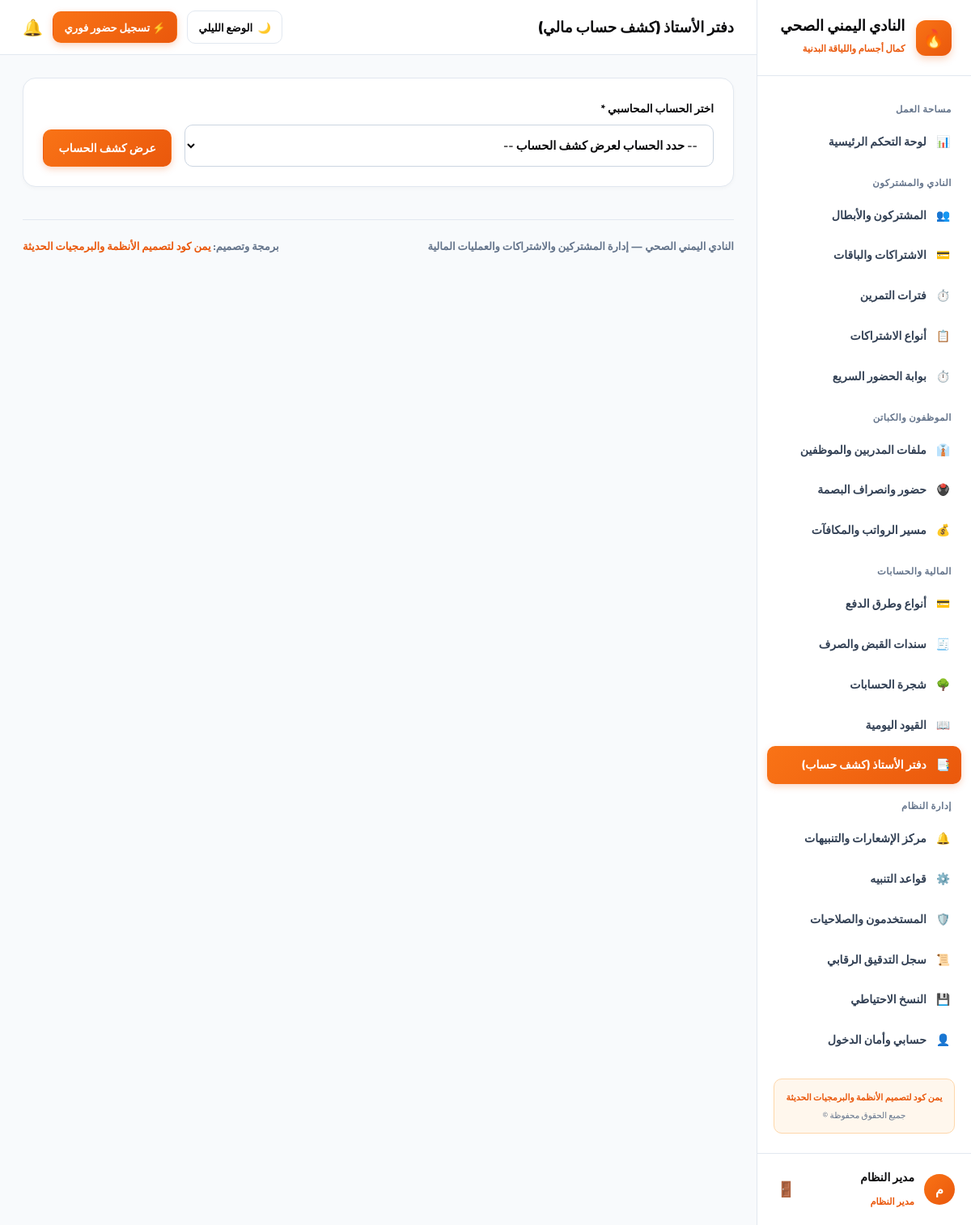
The page /accounting/ledger (signed in) on the database its author committed.
### app/models.py (models this page shows, shortened)
class User(UserMixin, db.Model):
    __tablename__ = "users"
    id = db.Column(db.Integer, primary_key=True)
    username = db.Column(db.String(80), unique=True, nullable=False)
    password_hash = db.Column(db.String(255), nullable=False)
    full_name = db.Column(db.String(120), nullable=False)
    role_name = db.Column(db.String(50), default="مدير النظام")
    is_active = db.Column(db.Boolean, default=True)
    created_at = db.Column(db.DateTime, default=datetime.utcnow)

### app/routes/accounting.py (the view)
@accounting_bp.route("/ledger", methods=["GET"])
@login_required
def ledger():
    account_id = request.args.get("account_id")
    postable_accounts = Account.query.filter_by(is_postable=True).order_by(Account.code.asc()).all()
    selected_account = None
    lines = []
    if account_id and account_id.isdigit():
        selected_account = Account.query.get(int(account_id))
        if selected_account:
            lines = JournalEntryLine.query.filter_by(account_id=selected_account.id).join(JournalEntry).order_by(JournalEntry.entry_date.asc(), JournalEntryLine.id.asc()).all()
    total_debit = sum(l.debit for l in lines)
    total_credit = sum(l.credit for l in lines)
    net_balance = total_debit - total_credit
    return render_template(
        "accounting/ledger.html",
        accounts=postable_accounts,
        selected_account=selected_account,
        lines=lines,
        total_debit=total_debit,
        total_credit=total_credit,
        net_balance=net_balance
    )

### app/templates/accounting/ledger.html (shortened to what this page needs)
{% extends "base.html" %}
{% block header_title %}دفتر الأستاذ (كشف حساب مالي){% endblock %}
{% block content %}
<div class="card">
  <form method="GET" action="{{ url_for('accounting.ledger') }}" style="display: flex; gap: 1rem; align-items: flex-end; flex-wrap: wrap;">
    <div style="flex: 1; min-width: 250px;">
      <label class="form-label">اختر الحساب المحاسبي *</label>
      <select name="account_id" class="form-control" required onchange="this.form.submit()">
        <option value="">-- حدد الحساب لعرض كشف الحساب --</option>
      </select>
    </div>
    <button type="submit" class="btn btn-primary">عرض كشف الحساب</button>
  </form>
</div>
{% endblock %}

### app/templates/base.html (shortened to what this page needs)
<!doctype html>
<html lang="ar" dir="rtl" data-theme="light">
<head>
  <link rel="stylesheet" href="{{ url_for('static', filename='css/theme-iron.css') }}">
</head>
<body>
  <div class="layout-root">
    <aside class="sidebar">
      <a href="{{ url_for('dashboard.index') }}" class="sidebar-brand">
        <div class="brand-icon">🔥</div>
        <div>
          <strong style="font-size: 1.15rem; display: block; line-height: 1.25; font-weight: 900;">النادي اليمني الصحي</strong>
          <span style="font-size: 0.72rem; color: var(--primary); font-weight: 800;">كمال أجسام واللياقة البدنية</span>
        </div>
      </a>
      <div class="sidebar-nav">
        <div class="nav-group-title">مساحة العمل</div>
        <a href="{{ url_for('dashboard.index') }}" class="nav-link {% if request.path == '/dashboard/' %}active{% endif %}">
          <span>📊</span>
          <span>لوحة التحكم الرئيسية</span>
        </a>
        <div class="nav-group-title">النادي والمشتركون</div>
        <a href="{{ url_for('members.index') }}" class="nav-link {% if '/members' in request.path %}active{% endif %}">
          <span>👥</span>
          <span>المشتركون والأبطال</span>
        </a>
        <a href="{{ url_for('subscriptions.index') }}" class="nav-link {% if request.path == '/subscriptions/' %}active{% endif %}">
          <span>💳</span>
          <span>الاشتراكات والباقات</span>
        </a>
        <a href="{{ url_for('shifts.index') }}" class="nav-link {% if '/shifts' in request.path %}active{% endif %}">
          <span>⏱️</span>
          <span>فترات التمرين</span>
        </a>
        <a href="{{ url_for('subscriptions.plans') }}" class="nav-link {% if '/subscriptions/plans' in request.path %}active{% endif %}">
          <span>📋</span>
          <span>أنواع الاشتراكات</span>
        </a>
        <a href="{{ url_for('attendance.index') }}" class="nav-link {% if '/member-attendance' in request.path %}active{% endif %}">
          <span>⏱️</span>
          <span>بوابة الحضور السريع</span>
        </a>
        <div class="nav-group-title">الموظفون والكباتن</div>
        <a href="{{ url_for('employees.index') }}" class="nav-link {% if request.path == '/employees/' %}active{% endif %}">
          <span>👔</span>
          <span>ملفات المدربين والموظفين</span>
        </a>
        <a href="{{ url_for('employees.attendance') }}" class="nav-link {% if '/employees/attendance' in request.path %}active{% endif %}">
          <span>🖲️</span>
          <span>حضور وانصراف البصمة</span>
        </a>
        <a href="{{ url_for('employees.payroll') }}" class="nav-link {% if '/employees/payroll' in request.path %}active{% endif %}">
          <span>💰</span>
          <span>مسير الرواتب والمكافآت</span>
        </a>
        <div class="nav-group-title">المالية والحسابات</div>
        <a href="{{ url_for('payments.methods') }}" class="nav-link {% if '/payments/methods' in request.path %}active{% endif %}">
          <span>💳</span>
          <span>أنواع وطرق الدفع</span>
        </a>
        <a href="{{ url_for('accounting.vouchers') }}" class="nav-link {% if '/accounting/vouchers' in request.path %}active{% endif %}">
          <span>🧾</span>
          <span>سندات القبض والصرف</span>
        </a>
        <a href="{{ url_for('accounting.accounts') }}" class="nav-link {% if '/accounting/accounts' in request.path %}active{% endif %}">
          <span>🌳</span>
          <span>شجرة الحسابات</span>
        </a>
        <a href="{{ url_for('accounting.journal') }}" class="nav-link {% if '/accounting/journal' in request.path %}active{% endif %}">
          <span>📖</span>
          <span>القيود اليومية</span>
        </a>
        <a href="{{ url_for('accounting.ledger') }}" class="nav-link {% if '/accounting/ledger' in request.path %}active{% endif %}">
          <span>📑</span>
          <span>دفتر الأستاذ (كشف حساب)</span>
        </a>
        <div class="nav-group-title">إدارة النظام</div>
        <a href="{{ url_for('notifications.index') }}" class="nav-link {% if request.path == '/notifications/' %}active{% endif %}">
          <span>🔔</span>
          <span>مركز الإشعارات والتنبيهات</span>
        </a>
        <a href="{{ url_for('notifications.rules') }}" class="nav-link {% if '/notifications/rules' in request.path %}active{% endif %}">
          <span>⚙️</span>
          <span>قواعد التنبيه</span>
        </a>
        <a href="{{ url_for('auth.users') }}" class="nav-link {% if '/auth/users' in request.path %}active{% endif %}">
          <span>🛡️</span>
          <span>المستخدمون والصلاحيات</span>
        </a>
        <a href="{{ url_for('system.audit') }}" class="nav-link {% if '/system/audit' in request.path %}active{% endif %}">
          <span>📜</span>
          <span>سجل التدقيق الرقابي</span>
        </a>
        <a href="{{ url_for('system.backup') }}" class="nav-link {% if '/system/backup' in request.path %}active{% endif %}">
          <span>💾</span>
          <span>النسخ الاحتياطي</span>
        </a>
        <a href="{{ url_for('auth.profile') }}" class="nav-link {% if '/auth/profile' in request.path %}active{% endif %}">
          <span>👤</span>
          <span>حسابي وأمان الدخول</span>
        </a>
        <div style="margin: 1.5rem 0.5rem 0.5rem 0.5rem; padding: 0.75rem; background: var(--badge-fire-bg); border: 1px solid var(--badge-fire-border); border-radius: 10px; text-align: center;">
          <span style="display: block; font-size: 0.68rem; font-weight: 800; color: var(--primary);">يمن كود لتصميم الأنظمة والبرمجيات الحديثة</span>
          <span style="display: block; font-size: 0.65rem; color: var(--text-caption); margin-top: 2px;">جميع الحقوق محفوظة ©</span>
        </div>
      </div>
      <div class="sidebar-user">
        <div class="user-info">
          <div class="user-avatar">{{ current_user.full_name[0] if current_user.is_authenticated else 'م' }}</div>
          <div>
            <strong style="font-size: 0.88rem; display: block; font-weight: 900;">{{ current_user.full_name if current_user.is_authenticated else 'مستخدم' }}</strong>
            <span style="font-size: 0.72rem; color: var(--primary); font-weight: 800;">{{ current_user.role_name if current_user.is_authenticated else 'مدير النادي' }}</span>
          </div>
        </div>
        <form method="POST" action="{{ url_for('auth.logout') }}">
          <button type="submit" title="تسجيل الخروج" style="background: none; border: none; cursor: pointer; color: var(--text-caption); font-size: 1.15rem; padding: 4px;">
            🚪
          </button>
        </form>
      </div>
    </aside>
    <div class="main-wrapper">
      <header class="topbar">
        <div>
          <h1 style="font-size: 1.15rem; margin: 0; font-weight: 900; color: var(--text-main);">
            {% block header_title %}النادي اليمني الصحي · نظام إدارة الصالة والأنشطة الرياضية{% endblock %}
          </h1>
        </div>
        <div style="display: flex; align-items: center; gap: 0.75rem;">
          <button type="button" class="theme-switch-btn" id="themeToggleBtn" onclick="toggleTheme()" title="التبديل بين الوضع الليلي والنهاري">
            <span id="themeBtnIcon">🌙</span>
            <span id="themeBtnText">الوضع الليلي</span>
          </button>
          <a href="{{ url_for('attendance.index') }}" class="btn btn-primary" style="font-size: 0.82rem; padding: 0.4rem 0.85rem;">
            ⚡ تسجيل حضور فوري
          </a>
          <a href="{{ url_for('notifications.index') }}" title="الإشعارات" style="text-decoration: none; font-size: 1.25rem; position: relative;">
            🔔
          </a>
        </div>
      </header>
      <main class="content-area">
        {% block content %}{% endblock %}
        <footer style="margin-top: 2.5rem; padding-top: 1.25rem; border-top: 1.5px solid var(--card-border); display: flex; justify-content: space-between; align-items: center; flex-wrap: wrap; gap: 0.75rem; font-size: 0.82rem; color: var(--text-caption); font-weight: 700;">
          <div>
            <strong>النادي اليمني الصحي</strong> — إدارة المشتركين والاشتراكات والعمليات المالية
          </div>
          <div>
            برمجة وتصميم: <strong style="color: var(--primary);">يمن كود لتصميم الأنظمة والبرمجيات الحديثة</strong>
          </div>
        </footer>
      </main>
    </div>
  </div>
</body>
</html>

### app/static/css/theme-iron.css (style rules this page uses)
:root, html[data-theme="light"] { --primary: #ea580c; --primary-hover: #c2410c; --primary-gradient: linear-gradient(135deg, #f97316, #ea580c); --primary-glow: rgba(234, 88, 12, 0.25); --body-bg: #f8fafc; --card-bg: #ffffff; --card-border: #e2e8f0; --sidebar-bg: #ffffff; --sidebar-border: #e2e8f0; --topbar-bg: #ffffff; --topbar-border: #e2e8f0; --text-main: #09090b; --text-muted: #334155; --text-caption: #64748b; --badge-fire-bg: #fff7ed; --badge-fire-border: #fed7aa; --badge-fire-text: #c2410c; --badge-success-bg: #dcfce7; --badge-success-text: #166534; --badge-danger-bg: #fee2e2; --badge-danger-text: #991b1b; --badge-warning-bg: #fef3c7; --badge-warning-text: #92400e; --input-bg: #ffffff; --input-border: #cbd5e1; --input-focus: #ea580c; --table-hover: #f1f5f9; --table-th-bg: #f8fafc; }
* { font-family: 'Cairo', system-ui, -apple-system, sans-serif !important; box-sizing: border-box; }
body { background-color: var(--body-bg); color: var(--text-main); margin: 0; min-height: 100vh; transition: background-color 0.2s ease, color 0.2s ease; }
.layout-root { display: flex; min-height: 100vh; }
.sidebar { width: 265px; background: var(--sidebar-bg); border-left: 1.5px solid var(--sidebar-border); display: flex; flex-direction: column; flex-shrink: 0; transition: all 0.2s ease; }
.sidebar-brand { padding: 1.25rem 1.5rem; display: flex; align-items: center; gap: 0.85rem; border-bottom: 1.5px solid var(--sidebar-border); text-decoration: none; color: var(--text-main); }
.brand-icon { width: 44px; height: 44px; background: var(--primary-gradient); color: #fff; border-radius: 12px; display: grid; place-items: center; font-weight: 900; font-size: 1.35rem; box-shadow: 0 4px 10px var(--primary-glow); }
.sidebar-nav { padding: 1rem 0.75rem; flex: 1; overflow-y: auto; }
.nav-group-title { font-size: 0.72rem; font-weight: 800; color: var(--text-caption); text-transform: uppercase; letter-spacing: 0.5px; padding: 0.85rem 0.75rem 0.35rem; }
.nav-link { display: flex; align-items: center; gap: 0.75rem; padding: 0.65rem 0.85rem; color: var(--text-muted); text-decoration: none; border-radius: 10px; font-weight: 700; font-size: 0.88rem; margin-bottom: 3px; transition: all 0.15s ease; }
.nav-link.active { background: var(--primary-gradient); color: #ffffff; font-weight: 800; box-shadow: 0 3px 8px var(--primary-glow); }
.sidebar-user { padding: 1rem 1.25rem; border-top: 1.5px solid var(--sidebar-border); display: flex; align-items: center; justify-content: space-between; background: var(--sidebar-bg); }
.user-info { display: flex; align-items: center; gap: 0.75rem; }
.user-avatar { width: 38px; height: 38px; background: var(--primary-gradient); color: #fff; border-radius: 50%; display: grid; place-items: center; font-weight: 900; font-size: 1rem; }
.main-wrapper { flex: 1; display: flex; flex-direction: column; min-width: 0; }
.topbar { height: 68px; background: var(--topbar-bg); border-bottom: 1.5px solid var(--topbar-border); display: flex; align-items: center; justify-content: space-between; padding: 0 1.75rem; transition: all 0.2s ease; }
.content-area { padding: 1.75rem; flex: 1; }
.card { background: var(--card-bg); border: 1.5px solid var(--card-border); border-radius: 16px; padding: 1.5rem; margin-bottom: 1.5rem; box-shadow: 0 2px 5px rgba(0,0,0,0.03); transition: all 0.2s ease; }
.btn { display: inline-flex; align-items: center; gap: 0.5rem; padding: 0.55rem 1.15rem; border-radius: 10px; font-weight: 800; font-size: 0.88rem; cursor: pointer; border: 1.5px solid transparent; text-decoration: none; transition: all 0.15s ease; }
.btn-primary { background: var(--primary-gradient); color: #fff; box-shadow: 0 3px 8px var(--primary-glow); }
.form-control { width: 100%; padding: 0.65rem 0.95rem; background-color: var(--input-bg); border: 1.5px solid var(--input-border); border-radius: 10px; font-size: 0.92rem; font-weight: 600; color: var(--text-main); transition: all 0.15s ease; }
.form-label { display: block; font-weight: 800; font-size: 0.85rem; margin-bottom: 0.45rem; color: var(--text-main); }
.theme-switch-btn { background: var(--card-bg); border: 1.5px solid var(--card-border); color: var(--text-main); padding: 0.45rem 0.85rem; border-radius: 10px; font-size: 0.82rem; font-weight: 800; cursor: pointer; display: inline-flex; align-items: center; gap: 0.4rem; transition: all 0.15s ease; }

### rows shown on the page
User: is_active+full_name "م", is_active+full_name "مدير النظام", is_active+role_name "مدير النظام"
